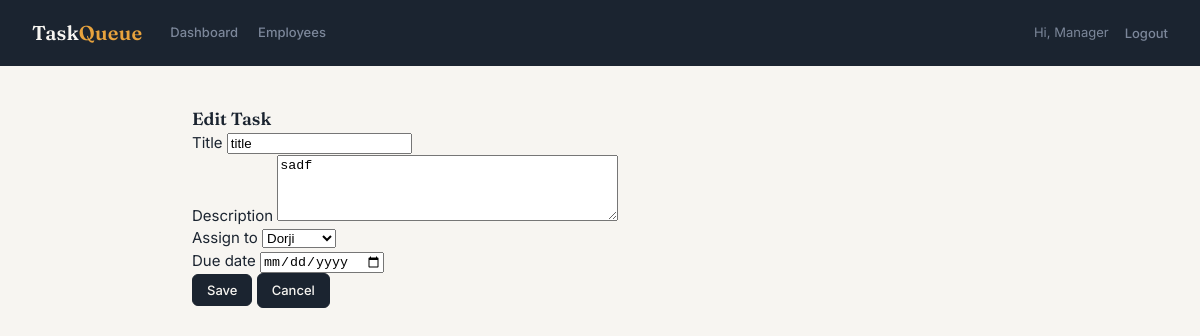
Screenshot of /manager/tasks/7/edit/ (signed in) with the database file from the repository.
### Employee_Task_ToDo/models.py (models this page shows, shortened)
class Task(models.Model):
    STATUS_CHOICES = (
        ('pending', 'Pending'),
        ('in_progress', 'In Progress'),
        ('completed', 'Completed'),
    )
    title = models.CharField(max_length=200)
    description = models.TextField(blank=True)
    assigned_to = models.ForeignKey(User, related_name='tasks_assigned', on_delete=models.CASCADE)
    assigned_by = models.ForeignKey(User, related_name='tasks_created', on_delete=models.CASCADE)
    status = models.CharField(max_length=11, choices=STATUS_CHOICES, default='pending')
    due_date = models.DateField(null=True, blank=True)
    created_at = models.DateTimeField(auto_now_add=True)
    completed_at = models.DateTimeField(null=True, blank=True)

### Employee_Task_ToDo/manager_views.py (the view)
# urls.py: path('manager/tasks/<int:pk>/edit/', views.task_update, name='manager_task_update'),
@manager_required
def task_update(request, pk):
    task = get_object_or_404(Task, pk=pk)
    if request.method == 'POST':
        form = TaskForm(request.POST, instance=task)
        if form.is_valid():
            form.save()
            messages.success(request, f'Task "{task.title}" updated.')
            return redirect('/manager/')
    else:
        form = TaskForm(instance=task)
    return render(request, 'manager/task_form.html', {'form': form, 'title': 'Edit Task', 'task': task})

### Employee_Task_ToDo/manager_forms.py
class TaskForm(forms.ModelForm):
    class Meta:
        model = Task
        fields = ['title', 'description', 'assigned_to', 'due_date']
        widgets = {
            'title': forms.TextInput(attrs={'class': 'form-control', 'placeholder': 'Task title'}),
            'description': forms.Textarea(attrs={'class': 'form-control', 'rows': 4, 'placeholder': 'Task details'}),
            'assigned_to': forms.Select(attrs={'class': 'form-select'}),
            'due_date': forms.DateInput(attrs={'class': 'form-control', 'type': 'date'}),
        }
    def __init__(self, *args, **kwargs):
        super().__init__(*args, **kwargs)
        self.fields['assigned_to'].queryset = User.objects.filter(
            groups__name='Employee'
        ).order_by('username')
        self.fields['assigned_to'].label = 'Assign to'

### templates/manager/task_form.html (shortened to what this page needs)
{% extends 'manager/base_manager.html' %}
{% block content %}
<h3 class="mb-4">{{ title }}</h3>
<div class="card card-stat p-4" style="max-width: 600px;">
  <form method="post">
    {% for field in form %}
    <div class="mb-3">
      <label class="form-label">{{ field.label }}</label>
      {{ field }}
    </div>
    {% endfor %}
    <button type="submit" class="btn btn-primary">Save</button>
    <a href="{% url 'manager_dashboard' %}" class="btn btn-outline-secondary">Cancel</a>
  </form>
</div>
{% endblock %}

### templates/manager/base_manager.html (shortened to what this page needs)
<!DOCTYPE html>
<html lang="en">
<head>
</head>
<body>
  <div class="topbar">
    <div class="topbar-left">
      <a class="brand" href="{% url 'manager_dashboard' %}">Task<span>Queue</span></a>
      <nav>
        <a href="{% url 'manager_dashboard' %}">Dashboard</a>
        <a href="{% url 'manager_employee_list' %}">Employees</a>
      </nav>
    </div>
    <div class="topbar-right">
      <span class="user-greeting">Hi, {{ request.user.username }}</span>
      <form action="{% url 'logout' %}" method="post">
        <button class="nav-logout-btn" type="submit">Logout</button>
      </form>
    </div>
  </div>
  <div class="page">
    {% block content %}{% endblock %}
  </div>
</body>
</html>

### templates/manager/base_manager.html (style rules this page uses)
:root { --ink: #1B2430; --paper: #F7F5F1; --slate: #445064; --slate-light: #7C879A; --amber: #E8A33D; --sage: #4C8577; --coral: #C1543C; --line: #E1DDD3; --card: #FFFFFF; }
* { box-sizing: border-box; }
body { margin: 0; background: var(--paper); color: var(--ink); font-family: 'Inter', sans-serif; font-size: 15px; line-height: 1.5; }
h1, h2, h3 { font-family: 'Fraunces', serif; font-weight: 600; margin: 0; }
a { color: var(--ink); text-decoration: none; }
.topbar { background: var(--ink); color: var(--paper); padding: 18px 32px; display: flex; align-items: center; justify-content: space-between; gap: 16px; }
.topbar-left { display: flex; align-items: center; gap: 28px; }
.topbar .brand { font-family: 'Fraunces', serif; font-size: 20px; font-weight: 600; letter-spacing: 0.01em; color: var(--paper); }
.topbar .brand span { color: var(--amber); }
.topbar nav { display: flex; align-items: center; gap: 20px; }
.topbar nav a { color: var(--slate-light); font-size: 13px; font-weight: 500; }
.topbar-right { display: flex; align-items: center; gap: 16px; }
.topbar .user-greeting { font-size: 13px; color: var(--slate-light); }
.topbar .nav-logout-btn { background: none; border: none; padding: 0; margin: 0; color: var(--slate-light); font-size: 13px; font-weight: 500; cursor: pointer; }
.page { max-width: 880px; margin: 0 auto; padding: 40px 32px 80px; }
button, .btn { font-family: 'Inter', sans-serif; font-size: 13px; font-weight: 500; padding: 7px 14px; border-radius: 6px; border: 1px solid var(--ink); background: var(--ink); color: var(--paper); cursor: pointer; display: inline-block; }
form { display: inline; }

### rows the page displays
Task: form "title" "sadf" "Dorji"

### other values shown
{{ request.user.username }} "Manager"
{{ title }} "Edit Task"
{{ field.label }} "Title" "Description" "Assign to" "Due date"
